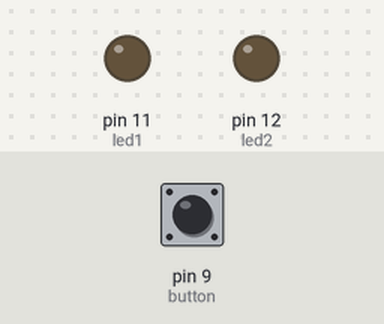
The sketch below on a simulated Arduino Uno, built with avr-gcc and run on an emulated ATmega328P. Parts: output pins drawn as LEDs (lit = HIGH). The inputs (shaded band) are chosen by the test bench; at power-on: pin 9 (button) LOW.

Above: at 1.2 s.
1.3 s: pin 9 (button) pulled HIGH for 0.15 s
At 1.4 s:
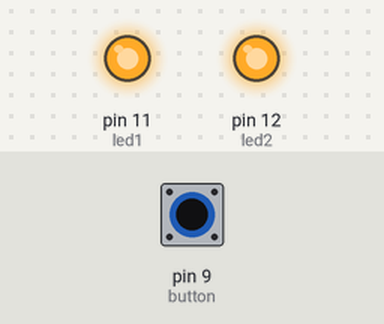
3.0 s: pin 9 (button) pulled HIGH for 3.2 s
At 7.4 s:
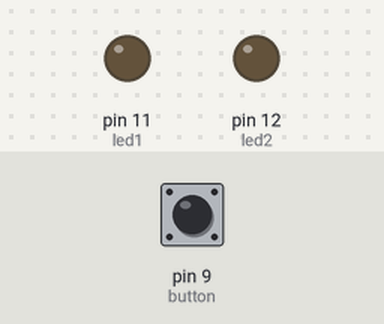
Timing chart, 0 to 8.9 s (numbered marks = the images above; inputs shaded):
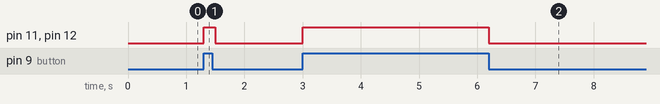

The sketch:

scenario_1.ino
```cpp
// Wiring code generated from an ArduinoML model
// Application name: Scenario 1


long debounce = 200;

enum STATE {off, on};
STATE currentState = off;

boolean buttonBounceGuard = false;
long buttonLastDebounceTime = 0;

void setup(){
  pinMode(9, INPUT);  // button [Sensor]
  pinMode(11, OUTPUT); // led1 [Actuator]
  pinMode(12, OUTPUT); // led2 [Actuator]
}

void loop() {
	switch(currentState){
		case off:
			digitalWrite(11,LOW);
			digitalWrite(12,LOW);
			buttonBounceGuard = millis() - buttonLastDebounceTime > debounce;
			if(digitalRead(9) == HIGH && buttonBounceGuard) {
				buttonLastDebounceTime = millis();
				currentState = on;
			}
		break;
		case on:
			digitalWrite(11,HIGH);
			digitalWrite(12,HIGH);
			buttonBounceGuard = millis() - buttonLastDebounceTime > debounce;
			if(digitalRead(9) == LOW && buttonBounceGuard) {
				buttonLastDebounceTime = millis();
				currentState = off;
			}
		break;
	}
}
```

Measured:
- after the input at 1.3 s, pin 11 (led1), pin 12 (led2): LOW → HIGH at once, → LOW 0.20 s later
- after the input at 3.0 s, pin 11 (led1), pin 12 (led2): LOW → HIGH at once, → LOW 3.2 s later
